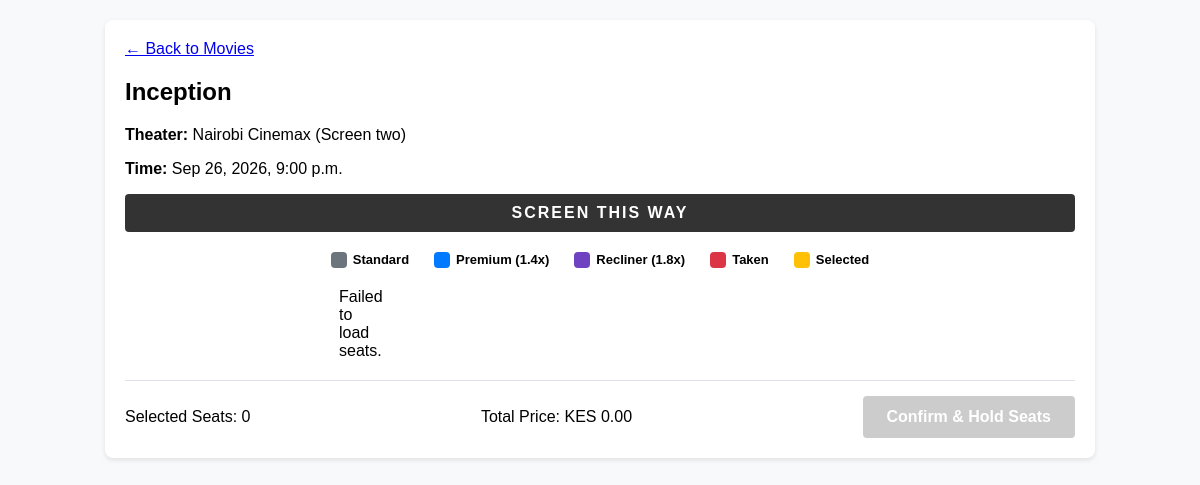
/showtimes/7/seats/, run on the app's committed database.
### views.py (the view)
# urls.py: path("showtimes/<int:showtime_id>/seats/", views.seat_map_view, name="seat_map"),
def seat_map_view(request, showtime_id):
    showtime = get_object_or_404(Showtime.objects.select_related("movie", "screen__theater"), id=showtime_id)
    return render(request, "booking/seat_map.html", {"showtime": showtime})

### booking/templates/booking/seat_map.html (shortened to what this page needs)
<!DOCTYPE html>
<html lang="en">
<head>
</head>
<body>
    <div class="container">
        <a href="{% url 'landing_page' %}">← Back to Movies</a>
        <h2>{{ showtime.movie.title }}</h2>
        <p><strong>Theater:</strong> {{ showtime.screen.theater.name }} ({{ showtime.screen.name }})</p>
        <p><strong>Time:</strong> {{ showtime.start_time|date:"M j, Y, g:i a" }}</p>
        <div class="screen-bar">SCREEN THIS WAY</div>
        <div class="legend">
            <div class="legend-item"><div class="legend-box" style="background: #6c757d;"></div> Standard</div>
            <div class="legend-item"><div class="legend-box" style="background: #007bff;"></div> Premium (1.4x)</div>
            <div class="legend-item"><div class="legend-box" style="background: #6f42c1;"></div> Recliner (1.8x)</div>
            <div class="legend-item"><div class="legend-box" style="background: #dc3545;"></div> Taken</div>
            <div class="legend-item"><div class="legend-box" style="background: #ffc107;"></div> Selected</div>
        </div>
        <div id="seat-map" class="seat-grid">Loading seats...</div>
        <div class="summary">
            <div>Selected Seats: <span id="selected-count">0</span></div>
            <div>Total Price: KES <span id="total-price">0.00</span></div>
            <button id="book-btn" class="book-btn" onclick="submitBooking()" disabled>Confirm & Hold Seats</button>
        </div>
    </div>
</body>
</html>

### booking/templates/booking/seat_map.html (style rules this page uses)
body { font-family: Arial, sans-serif; margin: 0; padding: 20px; background: #f8f9fa; }
.container { max-width: 950px; margin: auto; background: white; padding: 20px; border-radius: 8px; box-shadow: 0 2px 5px rgba(0,0,0,0.1); }
.screen-bar { background: #333; color: white; text-align: center; padding: 10px; margin-bottom: 20px; border-radius: 4px; font-weight: bold; letter-spacing: 2px; }
.seat-grid { display: grid; grid-template-columns: repeat(10, 45px); gap: 8px; justify-content: center; margin-bottom: 20px; }
.legend { display: flex; justify-content: center; gap: 25px; margin-bottom: 20px; font-size: 13px; font-weight: bold; }
.legend-item { display: flex; align-items: center; gap: 6px; }
.legend-box { width: 16px; height: 16px; border-radius: 4px; }
.summary { margin-top: 20px; border-top: 1px solid #dee2e6; padding-top: 15px; display: flex; justify-content: space-between; align-items: center; }
.book-btn { background: #28a745; color: white; border: none; padding: 12px 24px; border-radius: 4px; font-size: 16px; cursor: pointer; font-weight: bold; }
.book-btn:disabled { background: #ccc; cursor: not-allowed; }

### data on the page
booking_showtime: movie "Inception", screen.theater.name "Nairobi Cinemax", screen.name "Screen two", start_time "Sep 26, 2026, 9:00 p.m."
